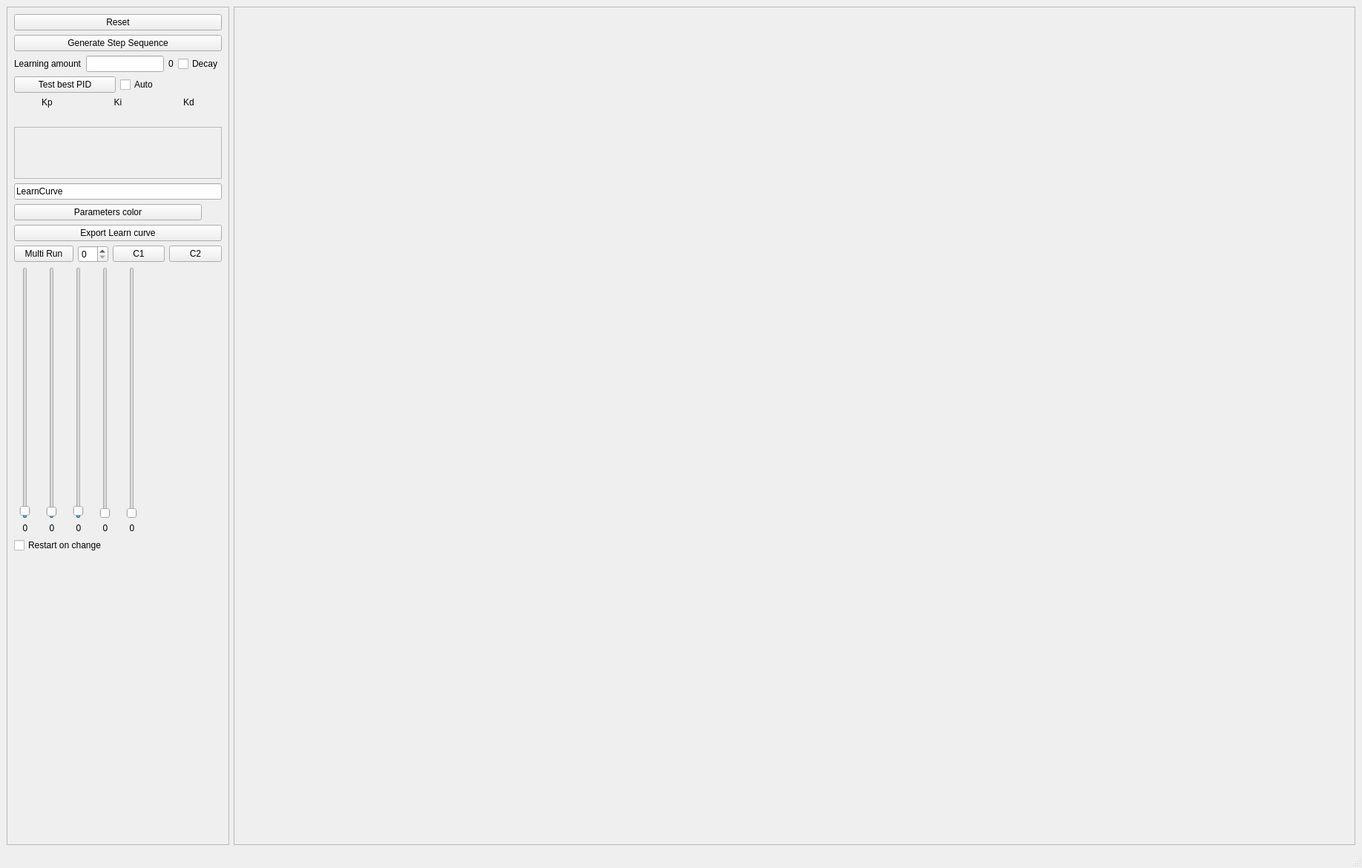
<?xml version="1.0" encoding="UTF-8"?>
<ui version="4.0">
 <class>MainWindow</class>
 <widget class="QMainWindow" name="MainWindow">
  <property name="geometry">
   <rect>
    <x>0</x>
    <y>0</y>
    <width>1836</width>
    <height>1170</height>
   </rect>
  </property>
  <property name="windowTitle">
   <string>AutoTunerApp</string>
  </property>
  <widget class="QWidget" name="centralwidget">
   <layout class="QGridLayout" name="gridLayout">
    <item row="0" column="2">
     <widget class="QFrame" name="scene_frame">
      <property name="frameShape">
       <enum>QFrame::StyledPanel</enum>
      </property>
      <property name="frameShadow">
       <enum>QFrame::Raised</enum>
      </property>
     </widget>
    </item>
    <item row="0" column="1">
     <widget class="QFrame" name="frame">
      <property name="maximumSize">
       <size>
        <width>300</width>
        <height>16777215</height>
       </size>
      </property>
      <property name="frameShape">
       <enum>QFrame::StyledPanel</enum>
      </property>
      <property name="frameShadow">
       <enum>QFrame::Raised</enum>
      </property>
      <layout class="QVBoxLayout" name="verticalLayout">
       <item>
        <widget class="QPushButton" name="reset_pushButton">
         <property name="text">
          <string>Reset</string>
         </property>
        </widget>
       </item>
       <item>
        <widget class="QPushButton" name="generateStepSequence_pushButton">
         <property name="text">
          <string>Generate Step Sequence</string>
         </property>
        </widget>
       </item>
       <item>
        <layout class="QHBoxLayout" name="horizontalLayout">
         <item>
          <widget class="QLabel" name="label">
           <property name="text">
            <string>Learning amount</string>
           </property>
          </widget>
         </item>
         <item>
          <widget class="QLineEdit" name="learningAmount_lineEdit"/>
         </item>
         <item>
          <widget class="QLabel" name="learningAmount_label">
           <property name="text">
            <string>0</string>
           </property>
          </widget>
         </item>
         <item>
          <widget class="QCheckBox" name="learningRateDecay_checkBox">
           <property name="text">
            <string>Decay</string>
           </property>
          </widget>
         </item>
        </layout>
       </item>
       <item>
        <layout class="QHBoxLayout" name="horizontalLayout_2">
         <item>
          <widget class="QPushButton" name="testBestPID_pushButton">
           <property name="text">
            <string>Test best PID</string>
           </property>
          </widget>
         </item>
         <item>
          <widget class="QCheckBox" name="autoTestBestPID_checkBox">
           <property name="text">
            <string>Auto</string>
           </property>
          </widget>
         </item>
        </layout>
       </item>
       <item>
        <layout class="QHBoxLayout" name="horizontalLayout_3">
         <item>
          <layout class="QVBoxLayout" name="verticalLayout_2">
           <item>
            <widget class="QLabel" name="kp_label_2">
             <property name="text">
              <string>Kp</string>
             </property>
             <property name="alignment">
              <set>Qt::AlignCenter</set>
             </property>
            </widget>
           </item>
           <item>
            <widget class="QLabel" name="kp_label">
             <property name="text">
              <string/>
             </property>
             <property name="alignment">
              <set>Qt::AlignCenter</set>
             </property>
             <property name="textInteractionFlags">
              <set>Qt::LinksAccessibleByMouse|Qt::TextSelectableByMouse</set>
             </property>
            </widget>
           </item>
          </layout>
         </item>
         <item>
          <layout class="QVBoxLayout" name="verticalLayout_3">
           <item>
            <widget class="QLabel" name="ki_label_3">
             <property name="text">
              <string>Ki</string>
             </property>
             <property name="alignment">
              <set>Qt::AlignCenter</set>
             </property>
            </widget>
           </item>
           <item>
            <widget class="QLabel" name="ki_label">
             <property name="text">
              <string/>
             </property>
             <property name="alignment">
              <set>Qt::AlignCenter</set>
             </property>
             <property name="textInteractionFlags">
              <set>Qt::LinksAccessibleByMouse|Qt::TextSelectableByMouse</set>
             </property>
            </widget>
           </item>
          </layout>
         </item>
         <item>
          <layout class="QVBoxLayout" name="verticalLayout_4">
           <item>
            <widget class="QLabel" name="kp_label_3">
             <property name="text">
              <string>Kd</string>
             </property>
             <property name="alignment">
              <set>Qt::AlignCenter</set>
             </property>
            </widget>
           </item>
           <item>
            <widget class="QLabel" name="kd_label">
             <property name="text">
              <string/>
             </property>
             <property name="alignment">
              <set>Qt::AlignCenter</set>
             </property>
             <property name="textInteractionFlags">
              <set>Qt::LinksAccessibleByMouse|Qt::TextSelectableByMouse</set>
             </property>
            </widget>
           </item>
          </layout>
         </item>
        </layout>
       </item>
       <item>
        <widget class="QScrollArea" name="scrollArea">
         <property name="sizePolicy">
          <sizepolicy hsizetype="Preferred" vsizetype="Preferred">
           <horstretch>0</horstretch>
           <verstretch>0</verstretch>
          </sizepolicy>
         </property>
         <property name="widgetResizable">
          <bool>true</bool>
         </property>
         <widget class="QWidget" name="scrollAreaWidgetContents">
          <property name="geometry">
           <rect>
            <x>0</x>
            <y>0</y>
            <width>278</width>
            <height>68</height>
           </rect>
          </property>
          <property name="sizePolicy">
           <sizepolicy hsizetype="Preferred" vsizetype="Preferred">
            <horstretch>0</horstretch>
            <verstretch>0</verstretch>
           </sizepolicy>
          </property>
          <layout class="QVBoxLayout" name="verticalLayout_5"/>
         </widget>
        </widget>
       </item>
       <item>
        <layout class="QVBoxLayout" name="verticalLayout_6">
         <item>
          <widget class="QLineEdit" name="learnCurveFile_lineEdit">
           <property name="text">
            <string>LearnCurve</string>
           </property>
          </widget>
         </item>
         <item>
          <layout class="QHBoxLayout" name="horizontalLayout_4">
           <item>
            <widget class="QPushButton" name="parametersColor_pushButton">
             <property name="text">
              <string>Parameters color</string>
             </property>
            </widget>
           </item>
           <item>
            <widget class="QLabel" name="colorView_label">
             <property name="sizePolicy">
              <sizepolicy hsizetype="Fixed" vsizetype="Preferred">
               <horstretch>0</horstretch>
               <verstretch>0</verstretch>
              </sizepolicy>
             </property>
             <property name="minimumSize">
              <size>
               <width>21</width>
               <height>21</height>
              </size>
             </property>
             <property name="text">
              <string/>
             </property>
            </widget>
           </item>
          </layout>
         </item>
         <item>
          <widget class="QPushButton" name="learnCurveExport_pushButton">
           <property name="text">
            <string>Export Learn curve</string>
           </property>
          </widget>
         </item>
         <item>
          <layout class="QHBoxLayout" name="horizontalLayout_5">
           <item>
            <widget class="QPushButton" name="multiRun_pushButton">
             <property name="text">
              <string>Multi Run</string>
             </property>
            </widget>
           </item>
           <item>
            <widget class="QSpinBox" name="multiRunCount_spinBox"/>
           </item>
           <item>
            <widget class="QPushButton" name="multiRunColor1_pushButton">
             <property name="sizePolicy">
              <sizepolicy hsizetype="Fixed" vsizetype="Fixed">
               <horstretch>0</horstretch>
               <verstretch>0</verstretch>
              </sizepolicy>
             </property>
             <property name="minimumSize">
              <size>
               <width>21</width>
               <height>0</height>
              </size>
             </property>
             <property name="text">
              <string>C1</string>
             </property>
            </widget>
           </item>
           <item>
            <widget class="QPushButton" name="multiRunColor2_pushButton">
             <property name="sizePolicy">
              <sizepolicy hsizetype="Fixed" vsizetype="Fixed">
               <horstretch>0</horstretch>
               <verstretch>0</verstretch>
              </sizepolicy>
             </property>
             <property name="minimumSize">
              <size>
               <width>21</width>
               <height>0</height>
              </size>
             </property>
             <property name="text">
              <string>C2</string>
             </property>
            </widget>
           </item>
          </layout>
         </item>
        </layout>
       </item>
       <item>
        <layout class="QGridLayout" name="gridLayout_2">
         <item row="0" column="2">
          <widget class="QSlider" name="overshoot_verticalSlider">
           <property name="sizePolicy">
            <sizepolicy hsizetype="Preferred" vsizetype="Expanding">
             <horstretch>0</horstretch>
             <verstretch>0</verstretch>
            </sizepolicy>
           </property>
           <property name="minimumSize">
            <size>
             <width>30</width>
             <height>0</height>
            </size>
           </property>
           <property name="toolTip">
            <string>Overshoot</string>
           </property>
           <property name="maximum">
            <number>1000</number>
           </property>
           <property name="pageStep">
            <number>1</number>
           </property>
           <property name="value">
            <number>10</number>
           </property>
           <property name="orientation">
            <enum>Qt::Vertical</enum>
           </property>
          </widget>
         </item>
         <item row="0" column="5">
          <spacer name="horizontalSpacer">
           <property name="orientation">
            <enum>Qt::Horizontal</enum>
           </property>
           <property name="sizeHint" stdset="0">
            <size>
             <width>40</width>
             <height>20</height>
            </size>
           </property>
          </spacer>
         </item>
         <item row="1" column="2">
          <widget class="QLabel" name="overshoot_label">
           <property name="text">
            <string>0</string>
           </property>
           <property name="alignment">
            <set>Qt::AlignCenter</set>
           </property>
          </widget>
         </item>
         <item row="1" column="1">
          <widget class="QLabel" name="actuatorAction_label">
           <property name="text">
            <string>0</string>
           </property>
           <property name="alignment">
            <set>Qt::AlignCenter</set>
           </property>
          </widget>
         </item>
         <item row="1" column="0">
          <widget class="QLabel" name="errorIntegral_label">
           <property name="text">
            <string>0</string>
           </property>
           <property name="alignment">
            <set>Qt::AlignCenter</set>
           </property>
          </widget>
         </item>
         <item row="0" column="3">
          <widget class="QSlider" name="gainMargin_verticalSlider">
           <property name="minimumSize">
            <size>
             <width>30</width>
             <height>0</height>
            </size>
           </property>
           <property name="toolTip">
            <string>Gain Margin</string>
           </property>
           <property name="maximum">
            <number>1000</number>
           </property>
           <property name="orientation">
            <enum>Qt::Vertical</enum>
           </property>
          </widget>
         </item>
         <item row="0" column="1">
          <widget class="QSlider" name="actuatorAction_verticalSlider">
           <property name="sizePolicy">
            <sizepolicy hsizetype="Preferred" vsizetype="Expanding">
             <horstretch>0</horstretch>
             <verstretch>0</verstretch>
            </sizepolicy>
           </property>
           <property name="minimumSize">
            <size>
             <width>30</width>
             <height>0</height>
            </size>
           </property>
           <property name="toolTip">
            <string>Actuator Effort</string>
           </property>
           <property name="maximum">
            <number>1000</number>
           </property>
           <property name="pageStep">
            <number>1</number>
           </property>
           <property name="value">
            <number>7</number>
           </property>
           <property name="orientation">
            <enum>Qt::Vertical</enum>
           </property>
          </widget>
         </item>
         <item row="0" column="0">
          <widget class="QSlider" name="errorIntegral_verticalSlider">
           <property name="sizePolicy">
            <sizepolicy hsizetype="Preferred" vsizetype="Expanding">
             <horstretch>0</horstretch>
             <verstretch>0</verstretch>
            </sizepolicy>
           </property>
           <property name="minimumSize">
            <size>
             <width>30</width>
             <height>0</height>
            </size>
           </property>
           <property name="toolTip">
            <string>Error Integral</string>
           </property>
           <property name="maximum">
            <number>1000</number>
           </property>
           <property name="pageStep">
            <number>1</number>
           </property>
           <property name="value">
            <number>10</number>
           </property>
           <property name="orientation">
            <enum>Qt::Vertical</enum>
           </property>
          </widget>
         </item>
         <item row="1" column="3">
          <widget class="QLabel" name="gainMargin_label">
           <property name="text">
            <string>0</string>
           </property>
           <property name="alignment">
            <set>Qt::AlignCenter</set>
           </property>
          </widget>
         </item>
         <item row="0" column="4">
          <widget class="QSlider" name="phaseMargin_verticalSlider">
           <property name="minimumSize">
            <size>
             <width>30</width>
             <height>0</height>
            </size>
           </property>
           <property name="toolTip">
            <string>Phase Margin</string>
           </property>
           <property name="maximum">
            <number>1000</number>
           </property>
           <property name="orientation">
            <enum>Qt::Vertical</enum>
           </property>
          </widget>
         </item>
         <item row="2" column="0" colspan="5">
          <widget class="QCheckBox" name="restartOnChange_checkBox">
           <property name="text">
            <string>Restart on change</string>
           </property>
          </widget>
         </item>
         <item row="1" column="4">
          <widget class="QLabel" name="phaseMargin_label">
           <property name="text">
            <string>0</string>
           </property>
           <property name="alignment">
            <set>Qt::AlignCenter</set>
           </property>
          </widget>
         </item>
        </layout>
       </item>
       <item>
        <spacer name="verticalSpacer">
         <property name="orientation">
          <enum>Qt::Vertical</enum>
         </property>
         <property name="sizeHint" stdset="0">
          <size>
           <width>20</width>
           <height>40</height>
          </size>
         </property>
        </spacer>
       </item>
      </layout>
     </widget>
    </item>
   </layout>
  </widget>
  <widget class="QMenuBar" name="menubar">
   <property name="geometry">
    <rect>
     <x>0</x>
     <y>0</y>
     <width>1836</width>
     <height>20</height>
    </rect>
   </property>
  </widget>
  <widget class="QStatusBar" name="statusbar"/>
 </widget>
 <resources/>
 <connections/>
</ui>
